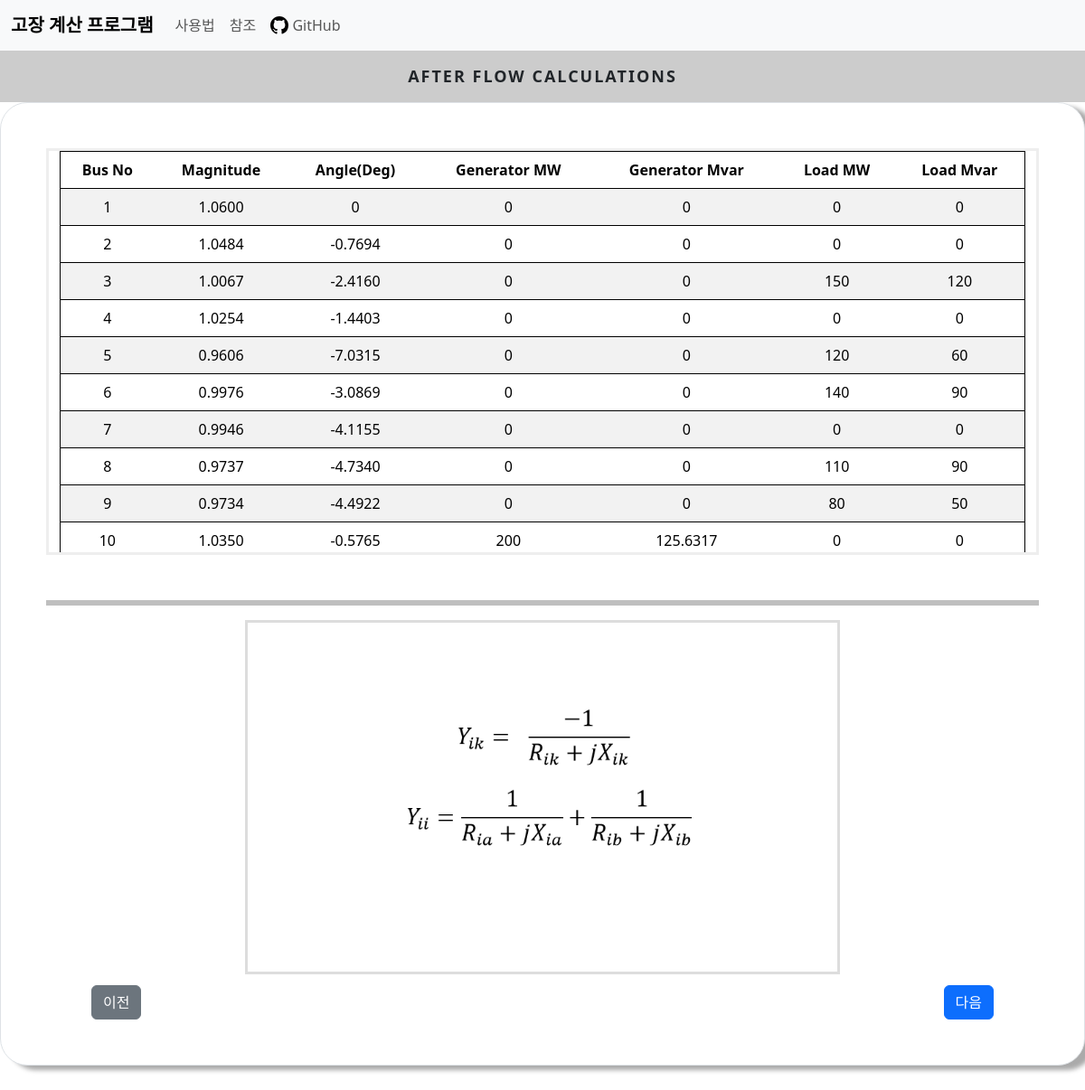
The app's page /flow/, older data.
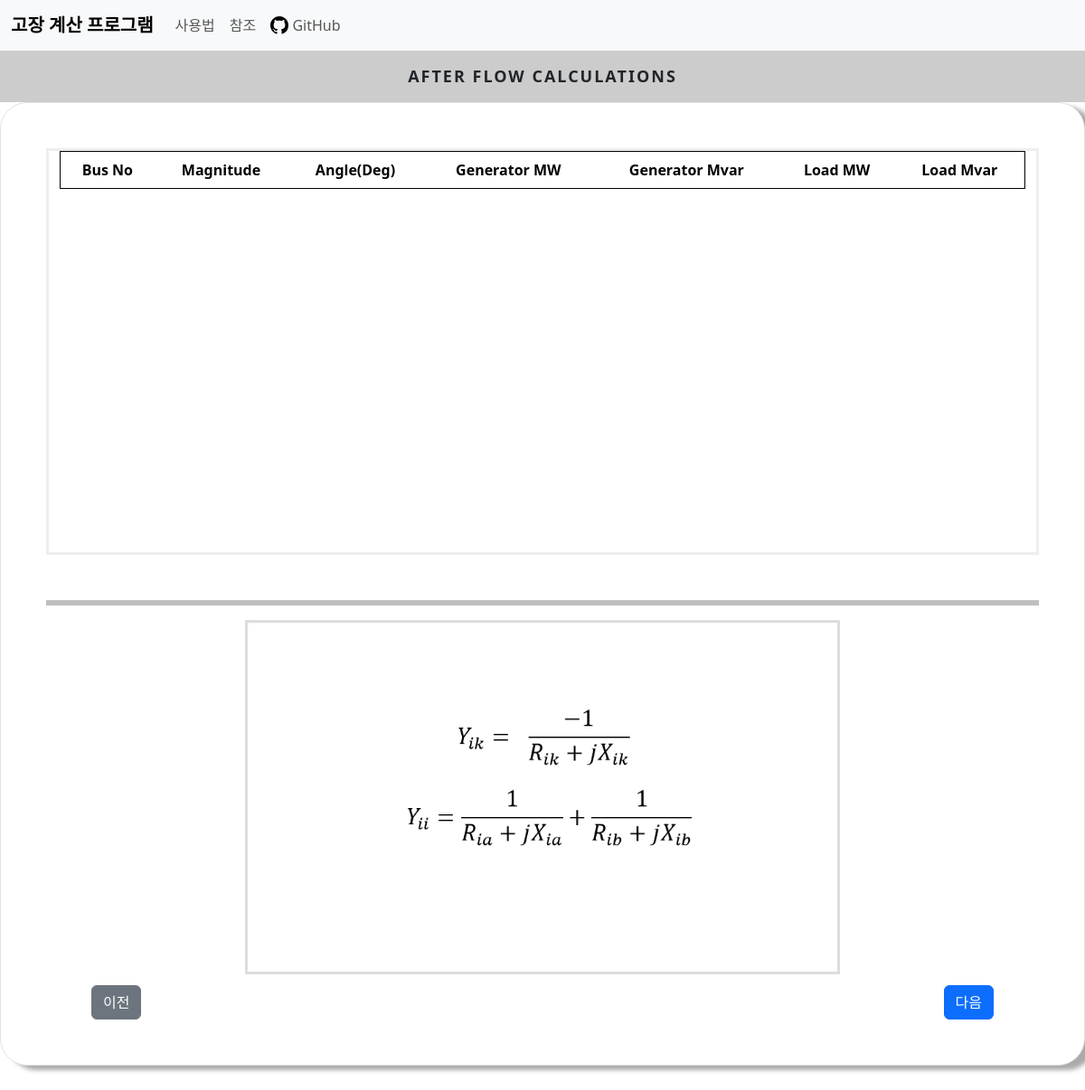
The same page, newer data.
### cal/models.py (models this page shows)
class Afterflow(models.Model):
    Bus_No =models.SmallIntegerField()
    Voltage_Mag = models.FloatField(default=0)
    Voltage_Deg = models.FloatField(default=0)
    Generator_MW = models.FloatField(default=0)
    Generator_Mvar = models.FloatField(default=0)
    Load_MW = models.FloatField(default=0)
    Load_Mvar = models.FloatField(default=0)

### cal/views.py (the view)
# urls.py: path('flow/',views.flow, name='flow'),
def flow(request):
    afterflow=Afterflow.objects.all()
    fault_con = FaultCondition.objects.get(to_find=True)
    context={'afterflow':afterflow, 'fault_con':fault_con}
    return render(request,'cal/flow.html',context=context)

### cal/templates/cal/flow.html (shortened to what this page needs)
{% extends './base.html'%}
{% load static %}
{% block css %}
<link rel="stylesheet" href="{% static 'cal/css/table_label.css'%}">
<link rel="stylesheet" href="{% static 'cal/css/solution_img.css'%}">
{% endblock css %}
{% block content %}
<div class="main">
    <div class="tab">
      <label for="tab-1">After Flow calculations</label>
    </div>
    <div class="content">
      <div class="content-dis">
        <div class="border">
          <div class="container  fault">
            <table class="table table-striped">
              <thead>
                <tr>
                  <td>Bus No</td>
                  <td>Magnitude</td>
                  <td>Angle(Deg)</td>
                  <td>Generator MW</td>
                  <td>Generator Mvar</td>
                  <td>Load MW</td>
                  <td>Load Mvar</td>
                </tr>
              </thead>
              <tbody>
                {% for i in afterflow %}
                <tr>
                  <td>{{i.Bus_No}}</td>
                  <td>{{i.Voltage_Mag|floatformat:-4}}</td>
                  <td>{{i.Voltage_Deg|floatformat:-4}}</td>
                  <td>{{i.Generator_MW|floatformat:-4}}</td>
                  <td>{{i.Generator_Mvar|floatformat:-4}}</td>
                  <td>{{i.Load_MW|floatformat:-4}}</td>
                  <td>{{i.Load_Mvar|floatformat:-4}}</td>
                </tr>
                {% endfor %}
              </tbody>
            </table>
          </div>
          <a class="btn btn-secondary prev" href="{% url 'initial' %}">이전</a>
          {% if fault_con.is_bus_fault %}
            {% if fault_con.fault_type == 0 %}
              <a class="btn btn-primary next" href="{% url 'ybus' %}">다음</a>
            {% else%}
              <a class="btn btn-primary next" href="{% url 'transformer' %}">다음</a>
            {% endif %}
          {% else %}
            <a class="btn btn-primary next" href="{% url 'slider' %}">다음</a>
          {% endif %}
          <hr>
          {% if fault_con.is_bus_fault %}
            {% if fault_con.fault_type == 0 %}
              {% if fault_con.is_shunt %}
                {% if fault_con.is_load_effect %}
                  <img src="{% static 'cal/images/ybusbload.png'%}">
                {% else %}
                  <img src="{% static 'cal/images/ybusb.png'%}">
                {% endif %}
              {% else %}
                {% if fault_con.is_load_effect %}
                  <img src="{% static 'cal/images/ybusload.png'%}">
                {% else %}
                  <img src="{% static 'cal/images/ybus.png'%}">
                {% endif %}
              {% endif%}
            {% else%}
              <img src="{% static 'cal/images/zero-sequence.png'%}">
            {% endif %}
          {% else %}
            <img src="{% static 'cal/images/slider.png'%}">
          {% endif %}
        </div>
      </div>
    </div>
  </div>
{% endblock content%}

Row changes from the older to the newer data that the page shows:
removed Afterflow: Bus_No "1", Voltage_Mag "1.0600", Voltage_Deg "0", Generator_MW "0", Generator_Mvar "0", Load_MW "0", Load_Mvar "0"
removed Afterflow: Bus_No "2", Voltage_Mag "1.0484", Voltage_Deg "-0.7694", Generator_MW "0", Generator_Mvar "0", Load_MW "0", Load_Mvar "0"
removed Afterflow: Bus_No "3", Voltage_Mag "1.0067", Voltage_Deg "-2.4160", Generator_MW "0", Generator_Mvar "0", Load_MW "150", Load_Mvar "120"
removed Afterflow: Bus_No "4", Voltage_Mag "1.0254", Voltage_Deg "-1.4403", Generator_MW "0", Generator_Mvar "0", Load_MW "0", Load_Mvar "0"
removed Afterflow: Bus_No "5", Voltage_Mag "0.9606", Voltage_Deg "-7.0315", Generator_MW "0", Generator_Mvar "0", Load_MW "120", Load_Mvar "60"
removed Afterflow: Bus_No "6", Voltage_Mag "0.9976", Voltage_Deg "-3.0869", Generator_MW "0", Generator_Mvar "0", Load_MW "140", Load_Mvar "90"
removed Afterflow: Bus_No "7", Voltage_Mag "0.9946", Voltage_Deg "-4.1155", Generator_MW "0", Generator_Mvar "0", Load_MW "0", Load_Mvar "0"
removed Afterflow: Bus_No "8", Voltage_Mag "0.9737", Voltage_Deg "-4.7340", Generator_MW "0", Generator_Mvar "0", Load_MW "110", Load_Mvar "90"
removed Afterflow: Bus_No "9", Voltage_Mag "0.9734", Voltage_Deg "-4.4922", Generator_MW "0", Generator_Mvar "0", Load_MW "80", Load_Mvar "50"
removed Afterflow: Bus_No "10", Voltage_Mag "1.0350", Voltage_Deg "-0.5765", Generator_MW "200", Generator_Mvar "125.6317", Load_MW "0", Load_Mvar "0"
